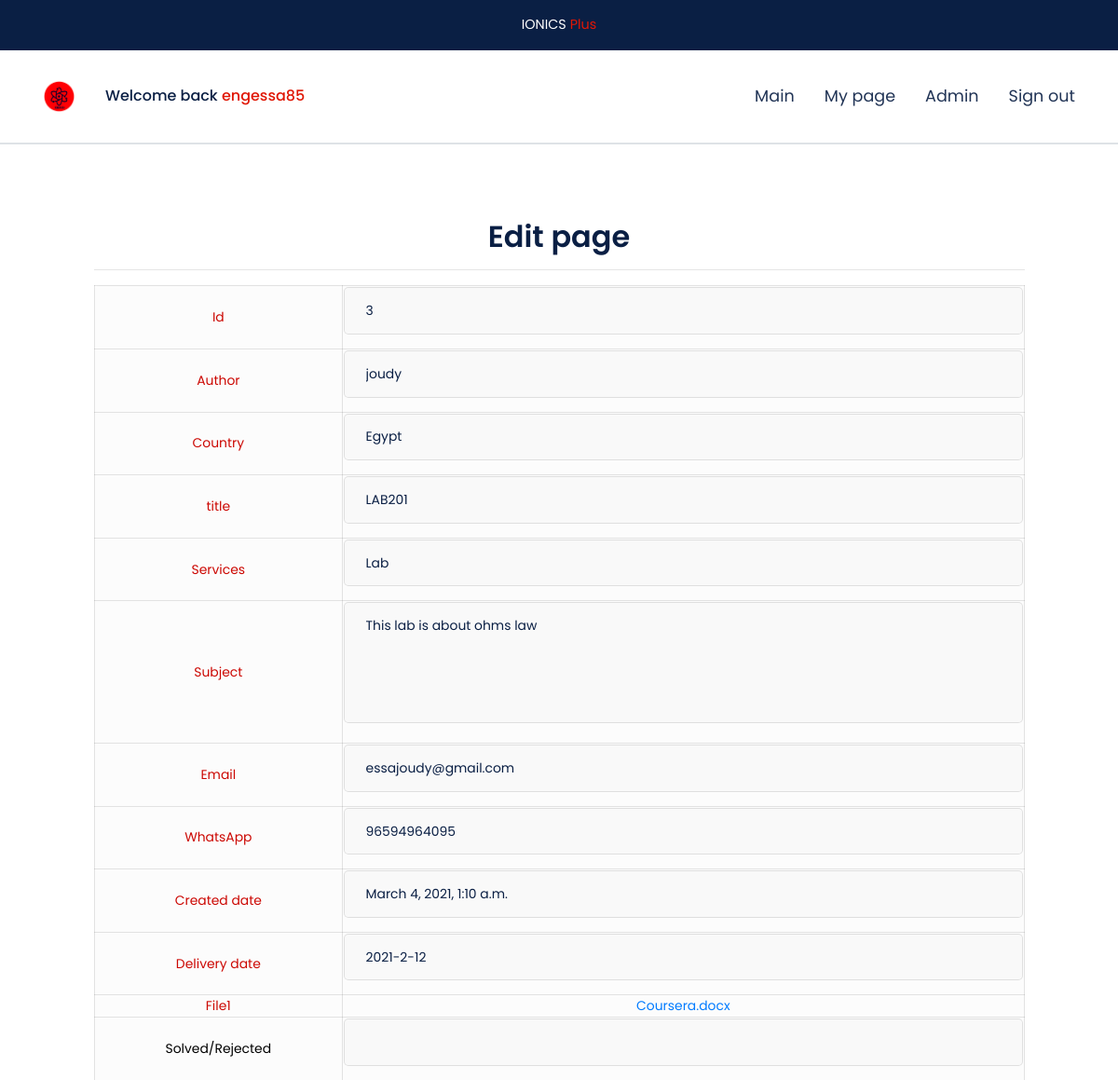
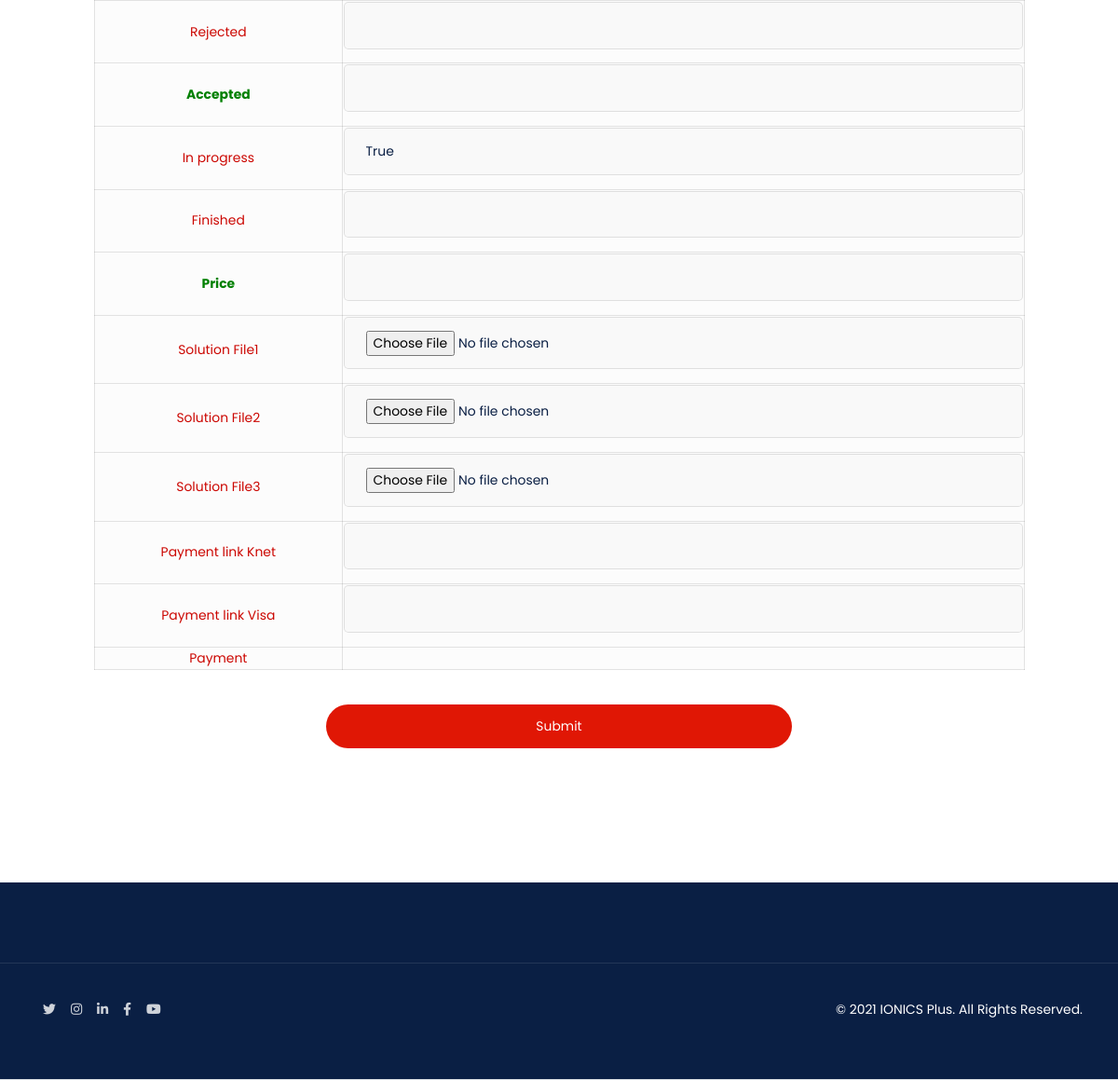
/edit/3 (signed in), run on the app's committed database (2 pictures, top to bottom).
### mainapp/models.py (models this page shows)
class user_service(models.Model):
    services_choice = (('Home Work','Home Work') , ('Project','Project') , ('Course','Course'), ('Assignment','Assignment'),('Lab','Lab'))
    title = models.CharField(max_length = 75)
    services = models.CharField(max_length = 75 , choices = services_choice,null = True, blank = False)
    subject = models.TextField(null = True, blank = False)
    email = models.CharField(max_length=75,null = True, blank = False)
    whatsapp_number = models.IntegerField(null = True, blank = False)
    country = models.CharField(max_length = 75,null = True, blank = False )
    delivery_date =models.TextField(null = True, blank = False)
    file1 = models.FileField(null = False, blank = True)
    file2 = models.FileField(null = False, blank = True)
    file3 = models.FileField(null = False, blank = True)
    author = models.ForeignKey(User,default = None,on_delete=models.CASCADE,null = True, blank = False)
    created = models.DateTimeField(auto_now_add=True)
    true_false = (('True','True') , ('False','False'))
    solving = models.CharField(max_length = 75 , choices = true_false,null = False, blank = True)
    rejected = models.CharField(max_length = 75 , choices = true_false,null = False, blank = True)
    accepted = models.CharField(max_length = 75 , choices = true_false,null = False, blank = True)
    in_progress = models.CharField(max_length = 75 , choices = true_false,default=True)
    finished = models.CharField(max_length = 75 , choices = true_false,null = False, blank = True)
    Price = models.CharField(max_length = 75 , null = False, blank = True)
    solution_file_1 = models.FileField(null = False, blank = True)
    solution_file_2 = models.FileField(null = False, blank = True)
    solution_file_3 = models.FileField(null = False, blank = True)
    payment_file = models.FileField(null = False, blank = True)
    payment_link_Knet = models.CharField(max_length = 300 ,null = False, blank = True)
    payment_link_visa = models.CharField(max_length = 300 ,null = False, blank = True)

### mainapp/views.py (the view)
# urls.py: path('edit/<int:id>',edit_page),
@user_passes_test(lambda u: u.is_superuser)
def edit_page(request,id):
	objs = user_service.objects.get(id=id)
	loged_in_user = request.user
	context = {'user_name':loged_in_user, 'objs':objs}
	return render(request,'mainapp/edit.html',context)

### mainapp/templates/mainapp/edit.html (shortened to what this page needs)
{% load static %}
{% load crispy_forms_tags %}
<!doctype html>
<html lang="en">
<head>
  <link rel="stylesheet" href="https://cdnjs.cloudflare.com/ajax/libs/animate.css/3.7.2/animate.min.css">
  <link rel="stylesheet" href="https://cdnjs.cloudflare.com/ajax/libs/font-awesome/5.13.0/css/all.min.css">
  <link rel="stylesheet" href="https://stackpath.bootstrapcdn.com/bootstrap/4.4.1/css/bootstrap.min.css">
  <link rel="stylesheet" href="{% static 'css/app.css' %}">
</head>
<body>
    <div class="offer-alert">
       <div class="offer-alert__container container">
         <span>IONICS <span class="highlight">Plus</span></span>
       </div>
     </div>
  <header class="hero container-fluid border-bottom">
    <nav class="hero-nav container px-4 px-lg-0 mx-auto">
      <ul class="nav w-100 list-unstyled align-items-center p-0">
        <li class="hero-nav__item">
          <img class="hero-nav__logo" src="{% static 'images/my_logo_2.png' %}">
        </li>
        {% if user.is_authenticated %}
        <li class="hero-nav__item">
           <h6 class=" mb-0">Welcome back <span class="highlight">{{user_name}}</span></h6>
        </li>
        {% else %}
        <li class="hero-nav__item">
           <h6 class=" mb-0"><span class="highlight"></span></h6>
        </li>
        {% endif %}
        <li id="" class="flex-grow-1 hero__nav-list hero__nav-list--mobile-menu ft-menu">
          <ul class="hero__menu-content nav flex-column flex-lg-row ft-menu__slider animated list-unstyled p-2 p-lg-0">
            <li class="flex-grow-1">
                <li class="hero-nav__item">
                  <a href="{% url 'mainapp' %}" class="hero-nav__link">Main</a>
                </li>
                <li class="hero-nav__item">
                  <a href="{% url 'userpage' %}" class="hero-nav__link">My page</a>
                </li>
                <li class="hero-nav__item">
                  <a href="{% url 'controlpage' %}" class="hero-nav__link">Admin</a>
                </li>
                <li class="hero-nav__item">
                  <a href="{% url 'logout' %}" class="hero-nav__link">Sign out</a>
                </li>
              </ul>
            </li>
          </ul>
  </header>
  <div  class="block-11  border-top border-bottom">
    <div class="container">
      <div class="row h-100">
        <div class="col-lg-12  h-100 block-28__form-side ">
          <form enctype="multipart/form-data" method="POST" action="/update/{{objs.id}}" class="contact-form text-center">
            <div class="contact-form__header mb-5">
              <h6 class="contact-form__title mb-3">Edit page</h6>
            <hr>
            <table  class="contact-form__input" border="3">
            	<tr style="color: #CC0803;">
                <td>Id</td>
                <td><input class="contact-form__input" type="text" name="id" value="{{objs.id}}" ></td>
            	</tr>
              <tr style="color: #CC0803;">
                <td>Author</td>
                <td><input class="contact-form__input" type="text" name="author" value="{{objs.author}}" ></td>
              </tr>
              <tr style="color: #CC0803;">
                <td>Country</td>
                <td><input class="contact-form__input" type="text" name="country" value="{{objs.country}}"></td>
              </tr>
              <tr style="color: #CC0803;">
                <td>title</td>
                <td><input class="contact-form__input" type="text" name="title" value="{{objs.title}}" ></td>
              </tr>
              <tr style="color: #CC0803;">
                <td>Services</td>
                <td><input  class="contact-form__input" type="text" name="services" value="{{objs.services}}" ></td>
              </tr>
              <tr style="color: #CC0803;">
                <td>Subject</td>
                <td><textarea class="contact-form__input" >{{objs.subject}}</textarea></td>
              </tr>
              <tr style="color: #CC0803;">
                <td>Email</td>
                <td><input  class="contact-form__input" type="email" name="Email" value="{{objs.email}}" ></td>
              </tr>
              <tr style="color: #CC0803;">
                <td>WhatsApp</td>
                <td><input  class="contact-form__input" type="number" name="whatsapp_number" value="{{objs.whatsapp_number}}" ></td>
              </tr>
              <tr style="color: #CC0803;">
                <td>Created date</td>
                <td><input  class="contact-form__input" type="text" name="created" value="{{objs.created}}" ></td>
              </tr>
              <tr style="color: #CC0803;">
                <td>Delivery date</td>
                <td><input  class="contact-form__input" type="text" name="delivery_date" value="{{objs.delivery_date}}" ></td>
              </tr>
              {% if objs.file1  %}
              <tr style="color: #CC0803;">
                <td>File1</td>
                <td><a href='{{ objs.file1.url }}'>{{ objs.file1 }}</a></td>
              </tr>
              {% endif %}
              <tr style="color: black;">
                <td>Solved/Rejected</td>
                <td><input  class="contact-form__input" type="text" name="solving" value="{{objs.solving}}"></td>
              </tr>
              <tr style="color: #CC0803;">
                <td>Rejected</td>
                <td><input  class="contact-form__input" type="text" name="rejected" value="{{objs.rejected}}"></td>
              </tr>
              <tr style="color: green;">
                <td><b>Accepted</b></td>
                <td><input  class="contact-form__input" type="text" name="accepted" value="{{objs.accepted}}"></td>
              </tr>
              <tr style="color: #CC0803;">
                <td>In progress</td>
                <td><input  class="contact-form__input" type="text" name="in_progress" value="{{objs.in_progress}}"></td>
              </tr>
              <tr style="color: #CC0803;">
                <td>Finished</td>
                <td><input  class="contact-form__input" type="text" name="finished" value="{{objs.finished}}"></td>
              </tr>
              <tr style="color: green;">
                <td><b>Price</b></td>
                <td><input  class="contact-form__input" type="text" name="Price" value="{{objs.Price}}"></td>
              </tr>
              <tr style="color: #CC0803;">
                <td>Solution File1</td>
                <td><input  class="contact-form__input" type="file" name="solution_file_1" value="{{objs.solution_file_1}}">
                </td>
              </tr>
              <tr style="color: #CC0803;">
                <td>Solution File2</td>
                <td><input  class="contact-form__input" type="file" name="solution_file_2" value="{{objs.solution_file_2}}">
                </td>
              </tr>
              <tr style="color: #CC0803;">
                <td>Solution File3</td>
                <td><input  class="contact-form__input" type="file" name="solution_file_3" value="{{objs.solution_file_3}}">
                </td>
              </tr>
              <tr style="color: #CC0803;">
                <td>Payment link Knet</td>
                <td><input  class="contact-form__input" type="text" name="payment_link_Knet" value="{{objs.payment_link_Knet}}" ></td>
              </tr>
              <tr style="color: #CC0803;">
                <td>Payment link Visa</td>
                <td><input  class="contact-form__input" type="text" name="payment_link_visa" value="{{objs.payment_link_visa}}" ></td>
              </tr>
              <tr style="color: #CC0803;">
                <td>Payment</td>
                <td>
                </td>
              </tr>
              </div>
            <br>
            <input class="btn btn-primary w-50 mb-3" type="submit" name="Update" >
          </form>
        </div>
      </div>
    </div>
  </div>
  <div class="block-44 py-5">
    <hr class="block-44__divider">
    <div class="container">
      <div class="row flex-column flex-md-row px-2 justify-content-center">
        <div class="flex-grow-1">
          <ul class="block-44__extra-links d-flex list-unstyled p-0">
            <li class="mx-2">
              <a href="https://twitter.com/Elec_Eng_MYehia" class="block-44__link m-0">
                <i class="fab fa-twitter"></i>
              </a>
            </li>
            <li class="mx-2">
              <a href="https://www.instagram.com/electricalelectronics.engineer/" class="block-44__link m-0">
                <i class="fab fa-instagram"></i>
              </a>
            </li>
            <li class="mx-2">
              <a href="https://www.linkedin.com/in/mohamed-yehia-essa-8971b862/" class="block-44__link m-0">
                <i class="fab fa-linkedin-in"></i>
              </a>
            </li>
            <li class="mx-2">
              <a href="https://www.facebook.com/PythonDeveloperMohamedYehia" class="block-44__link m-0">
                <i class="fab fa-facebook-f"></i>
              </a>
            </li>
            <li class="mx-2">
              <a href="https://www.youtube.com/channel/UCPrqqCjhqLyt1FZWWYgH-0Q" class="block-44__link m-0">
                <i class="fab fa-youtube"></i>
              </a>
            </li>
          </ul>
        </div>
        <p class="block-41__copyrights">&copy; 2021 IONICS Plus. All Rights Reserved.</p>
      </div>
    </div>
  </div>
</body>
</html>

### mainapp/static/css/app.css (style rules this page uses)
:root { --primary: #e01705; --secondary: #0a1f44; --primary-invert: #fff; --secondary-invert: #fff; --alert-text-primary: #fff; --text-primary: #0a1f44; --elements-roundness: 10rem; --space-between-blocks: 5.3rem; --space-between-blocks-small-screens: 3rem; }
body { font-family: 'Poppins', sans-serif; color: var(--alert-text-primary); }
.btn { font-size: .87rem; padding: .8rem 1.6rem; border-radius: var(--elements-roundness); transition: .2s all; }
@media (min-width: 992px) { .btn { padding: .8rem 2rem; } }
.btn, .btn:hover, .btn:focus { border: none; box-shadow: none; outline: none; }
.btn-primary, .btn-primary:hover, .btn-primary:focus { background: var(--primary); color: var(--primary-invert); }
.offer-alert { position: fixed; top: 0; left: 0; right: 0; width: 100%; text-align: center; padding: 1rem 0; background-color: #0a1f44; font-size: .9rem; cursor: pointer; z-index: 1; }
.offer-alert__container { display: flex; flex-direction: column; align-items: center; justify-content: center; }
@media (min-width: 992px) { .offer-alert__container { display: block; } }
.hero { --hero-nav-height: 100px; --block-background: white; --block-text-color: var(--text-primary); background: var(--block-background); color: var(--block-text-color); position: relative; display: flex; flex-direction: column; margin-top: 98px; }
@media (min-width: 992px) { .hero { margin-top: 53px; } }
.hero-nav { margin: 0 -1rem; width: 100%; height: var(--hero-nav-height); display: flex; align-items: center; }
.hero-nav__item { text-align: center; font-size: 1.1rem; }
@media (min-width: 992px) { .hero-nav__item { margin: 0 1rem; } }
.hero-nav__logo { height: 35px; }
.hero-nav__link { color: inherit; opacity: .9; }
.highlight { color: var(--primary); }
.ft-menu { position: fixed; left: 0; right: 0; top: 0; bottom: 0; z-index: 2000; -webkit-animation-name: fadeOut; animation-name: fadeOut; -webkit-animation-duration: .5s; animation-duration: .5s; -webkit-animation-fill-mode: both; animation-fill-mode: both; }
.ft-menu .hero-nav__item { width: 100%; margin-top: .75rem; margin-bottom: .75rem; }
@media (min-width: 992px) { .ft-menu .hero-nav__item { width: auto; margin-top: 0; margin-bottom: 0; } }
.ft-menu::before { content: ''; display: block; position: absolute; left: 0; right: 0; bottom: 0; top: 0; background: var(--primary); opacity: .9; z-index: -1; }
@media (min-width: 992px) { .ft-menu { -webkit-animation-name: none; animation-name: none; position: static; z-index: auto; } }
@media (min-width: 992px) { .ft-menu::before { content: none; } }
.ft-menu__slider { width: 80%; height: 100%; background: var(--block-background); overflow: hidden; transform: translateX(-100%); transition: .5s transform; }
@media (min-width: 992px) { .ft-menu__slider { width: auto; height: auto; background: none; transform: none; display: flex; align-items: center; } }
.block-11 { --block-background: white; --block-text-color: var(--text-primary); background: var(--block-background); color: var(--block-text-color); }
.block-28__content-side, .block-28__form-side { padding-top: 5rem; padding-bottom: 5rem; }
.contact-info, .contact-form { width: 90%; margin: auto; }
.contact-form__title, .contact-info__title { font-size: 2rem; font-weight: 600; }
.contact-form__input { color: var(--text-primary); font-size: .87rem; padding: .87rem 1.4rem; border-radius: 5px; border: 1px solid rgba(0,0,0,0.1); background: rgba(0,0,0,0.01); width: 100%; margin-bottom: .87rem; }
textarea.contact-form__input { height: 130px; resize: none; }
.h-100 { height: 100% !important; }
.block-44 { --block-background: #0a1f44; --block-text-color: white; --text-primary: var(--block-text-color); background: var(--block-background); color: var(--block-text-color); font-size: .87rem; text-align: center; }
@media (min-width: 992px) { .block-44 { text-align: initial; } }
.block-44__link { color: var(--text-primary); opacity: .8; }
.block-44__divider { margin: 2.4rem 0; border-color: rgba(255, 255, 255, 0.1); }
.block-44__extra-links { justify-content: center; }
@media (min-width: 768px) { .block-44__extra-links { justify-content: flex-start; } }

### data on the page
user_service: id "3", author "joudy", country "Egypt", title "LAB201", services "Lab", subject "This lab is about ohms law", Email "essajoudy@gmail.com", whatsapp_number "96594964095", created "March 4, 2021, 1:10 a.m.", delivery_date "2021-2-12", file1 "Coursera.docx", in_progress "True"

### other printed values
{{ user_name }} "engessa85"
